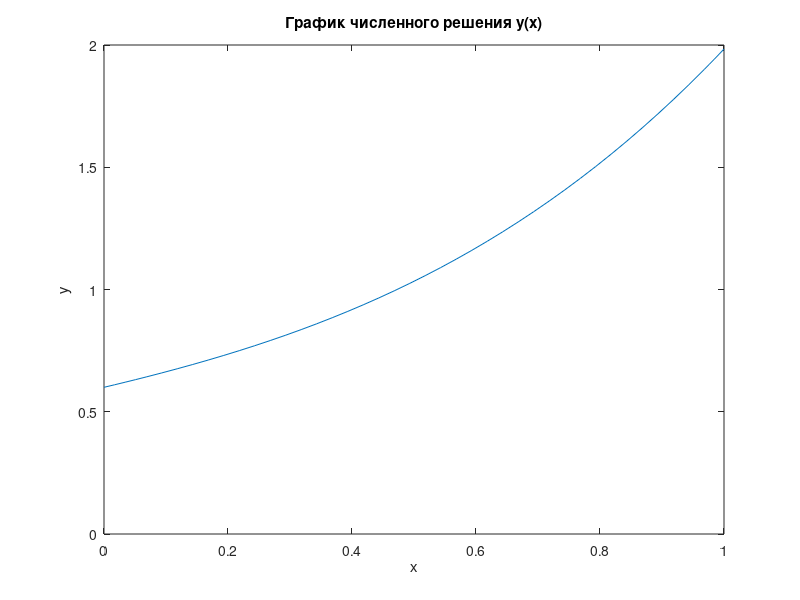

Here is the MATLAB script that generated this plot: (Note: this script raises an error after producing the figure.)
% Задаю функцию f(x, y)
f = @(x, y) log(1 + x^2) + y;

% Устаналиваю значение y_0
y0 = 0.6;

% Решаю диференциальное уравнение при помощи встроенной функции
[X, Y] = ode45(f, [0 1], y0);

% Строю график по точкам
plot(X, Y);
title 'График численного решения y(x)';
xlabel 'x';
ylabel 'y';

% Вывожу результат в виде таблицы
fprintf('|—————————————————|\n|    x   |    y   |\n|--------|--------|\n');
i = 0;
for x = X
    i = i + 1;
    fprintf('|%f|%f|\n', x, y(i));
end
fprintf('|—————————————————|\n')